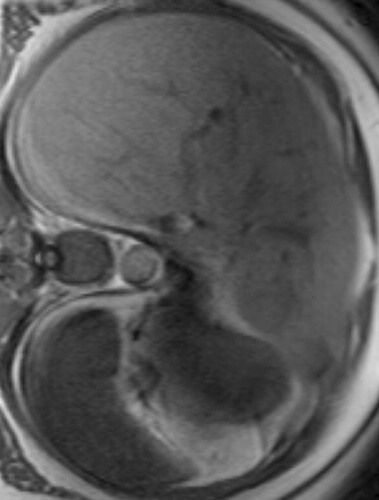
#> input picture liver_tumor_dataset/Normal/001.jpeg, 379 x 500 px, found by its file name; its folder holds only this picture in this run
$ jupyter execute --allow-errors liver_tumour_detection.ipynb   (shell and % lines are left out)
#> lines starting #> are read from the running program, lines starting #| are printed output that depends on the picture
[cell 1]
from google.colab import drive
drive.mount('/content/drive')

import os

%cd "/content"

[cell 2]
base_dataset_folder = "/content/drive/MyDrive/datasets/"
zip_file = "liver_tumor_dataset.zip"
dataset_zip = base_dataset_folder+zip_file

## Liver tumour Detection

### 1) Import Needed Modules

[cell 3]
import os
import cv2
import numpy as np
from PIL import Image
import matplotlib.pyplot as plt
from tqdm import tqdm

from sklearn.model_selection import train_test_split
from tensorflow.keras.callbacks import EarlyStopping
from tensorflow.keras.layers import Dense, BatchNormalization, Activation, Dropout
from tensorflow import keras
from numba import cuda

from tensorflow.keras.layers import Dense, Flatten
from tensorflow.keras.models import Model

from tensorflow.keras.applications.vgg19 import VGG19
from tensorflow.keras.applications.resnet50 import ResNet50
from tensorflow.keras.applications.resnet_v2 import ResNet50V2
from tensorflow.keras.applications.resnet_v2 import ResNet101V2

import tensorflow as tf
tf.compat.v1.logging.set_verbosity(tf.compat.v1.logging.ERROR)
#> (this line was passed over: tensorflow is not available in this run)
os.environ['TF_CPP_MIN_LOG_LEVEL'] = '3'

from sklearn.metrics import accuracy_score,classification_report,confusion_matrix

import ssl
try:
    _create_unverified_https_context = ssl._create_unverified_context
except AttributeError:
    pass
else:
    ssl._create_default_https_context = _create_unverified_https_context

import gc

print("Loading Libraries Done")

### 2) Data loading

[cell 4]
# main_folder = "./rice_leaf_diseases/"
main_folder = "/content/dataset/liver_tumor_dataset"
RANDOM_SEED = 6

categories = os.listdir(main_folder)
try:
    categories.remove(".DS_Store")
except:
    pass
print(categories, len(categories))

[cell 5]
TOTAL_CATEGORIES = len(categories)
IMAGE_SIZE = (224,224,3)

def load_images_labels(categories):
    img_lst=[]
    labels=[]
    for index, category in enumerate(categories):
        print(index, category)
        for image_name in tqdm(os.listdir(main_folder+"/"+category)):
            file_ext = image_name.split(".")[-1]
            if (file_ext.lower() == "jpg") or (file_ext.lower() == "jpeg") or (file_ext.lower() == "png"):
              try:
                    imgname = main_folder+"/"+category+"/"+image_name
                    imgname = imgname.replace("//", "/")
                    img = cv2.imread(imgname)
#> img is the input picture: shape (500, 379, 3); min 0, max 229, mean 87.6
                    img = cv2.resize(img, (IMAGE_SIZE[0], IMAGE_SIZE[1]))
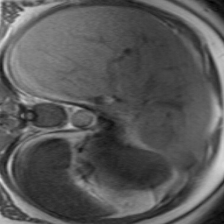
#> img: shape (224, 224, 3); min 2, max 221, mean 87.5
                    img = cv2.cvtColor(img, cv2.COLOR_BGR2RGB)

                    img_rotated_90 = cv2.rotate(img, cv2.ROTATE_90_CLOCKWISE)
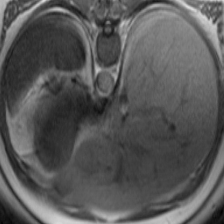
#> img_rotated_90: shape (224, 224, 3); min 2, max 221, mean 87.5
                    img_rotated_180 = cv2.rotate(img, cv2.ROTATE_180)
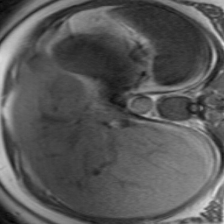
#> img_rotated_180: shape (224, 224, 3); min 2, max 221, mean 87.5
                    img_rotated_270 = cv2.rotate(img, cv2.ROTATE_90_COUNTERCLOCKWISE)
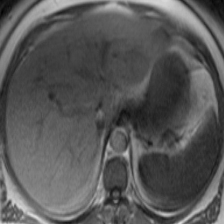
#> img_rotated_270: shape (224, 224, 3); min 2, max 221, mean 87.5
                    img_flip_ver = cv2.flip(img, 0)
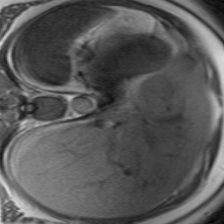
#> img_flip_ver: shape (224, 224, 3); min 2, max 221, mean 87.5
                    img_flip_hor = cv2.flip(img, 1)
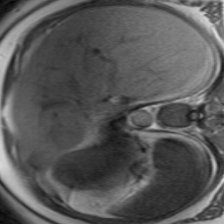
#> img_flip_hor: shape (224, 224, 3); min 2, max 221, mean 87.5

                    img_array = Image.fromarray(img, 'RGB')
                    img_lst.append(np.array(img_array))
                    labels.append(index)

                    img_array = Image.fromarray(img_rotated_90, 'RGB')
                    img_lst.append(np.array(img_array))
                    labels.append(index)

                    img_array = Image.fromarray(img_rotated_90, 'RGB')
                    img_lst.append(np.array(img_array))
                    labels.append(index)

                    img_array = Image.fromarray(img_rotated_180, 'RGB')
                    img_lst.append(np.array(img_array))
                    labels.append(index)

                    img_array = Image.fromarray(img_rotated_270, 'RGB')
                    img_lst.append(np.array(img_array))
                    labels.append(index)

                    img_array = Image.fromarray(img_flip_ver, 'RGB')
                    img_lst.append(np.array(img_array))
                    labels.append(index)

                    img_array = Image.fromarray(img_flip_hor, 'RGB')
                    img_lst.append(np.array(img_array))
                    labels.append(index)

              except:
                    print(imgname)
                    print(img)
#> pass 2 of the loop in load_images_labels, `for index, category in enumerate(categories):`:
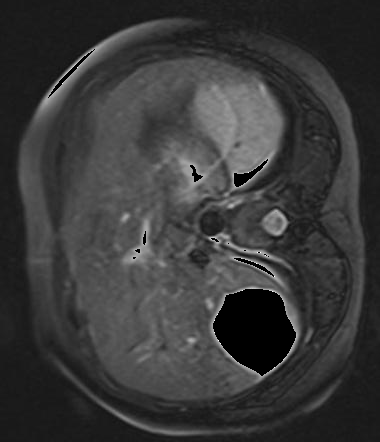
#> input picture liver_tumor_dataset/Tumor/1.png, 380 x 442 px, found by its file name
#> in load_images_labels, img is the input picture: shape (442, 380, 3); min 0, max 255, mean 57.1
#> img: shape (224, 224, 3)
#> in load_images_labels, `img_flip_ver = cv2.flip(img, 0)`:
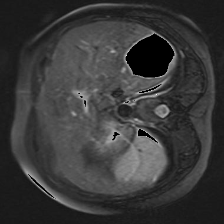
#> img_flip_ver: shape (224, 224, 3); min 0, max 251, mean 57
#> in load_images_labels, `img_flip_hor = cv2.flip(img, 1)`:
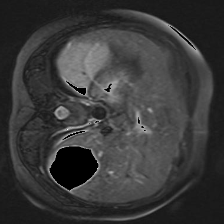
#> img_flip_hor: shape (224, 224, 3); min 0, max 251, mean 57


    return img_lst, labels

images, labels = load_images_labels(categories)
#> images = 14 items; labels = [0, 0, 0, 0, 0, 0, 0, 1, 1, 1, 1, 1, 1, 1]
print()
print("Total Images Loaded:", len(images))
#| Total Images Loaded: 14

[cell 6]
images = np.array(images)
labels = np.array(labels)

[cell 7]
def display_random_images(images, labels):
    plt.figure(1 , figsize = (19 , 10))
    n = 0
    for i in range(9):
        n += 1
        r = np.random.randint(0 , images.shape[0] , 1)

        plt.subplot(3 , 3 , n)
        plt.subplots_adjust(hspace = 0.3 , wspace = 0.3)
        plt.imshow(images[r[0]])

        plt.title('Plant label : {}'.format(labels[r[0]]))
        plt.xticks([])
        plt.yticks([])
#> after the loop, n = 9

    plt.show()

display_random_images(images, labels)

[cell 8]
np.random.seed(RANDOM_SEED)


n = np.arange(images.shape[0])
np.random.shuffle(n)

images = images[n]
labels = labels[n]
#> labels = [1, 1, 0, 1, 0, 1, 0, 1, 0, 0, 0, 0, 1, 1]

- Step 2 - Data normalization

[cell 9]
images = images.astype(np.float32)
labels = labels.astype(np.int8)
images /= 255
print("Images shape after normalization = ",images.shape)
#| Images shape after normalization =  (14, 224, 224, 3)

- Display few random images after normalization

[cell 10]
display_random_images(images, labels)
#> after the loop in display_random_images (call 2), `for i in range(9):`: n = 9
#> in display_random_images (call 2), `plt.show()`:
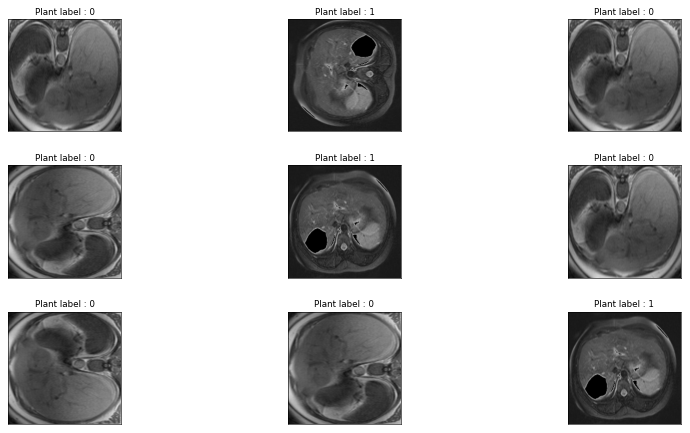
#> figure drawn by matplotlib, 9 panels

- Split dataset for training and testing

[cell 11]
x_train, x_test, y_train, y_test = train_test_split(images, labels, test_size = 0.2, random_state = RANDOM_SEED)
#> y_train = [1, 0, 0, 1, 0, 1, 1, 0, 1, 0, 0]; y_test = [1, 1, 0]


print("x_train shape = ",x_train.shape)
#| x_train shape =  (11, 224, 224, 3)
print("y_train shape = ",y_train.shape)
#| y_train shape =  (11,)
print("\nx_test shape = ",x_test.shape)
#| x_test shape =  (3, 224, 224, 3)
print("y_test shape = ",y_test.shape)
#| y_test shape =  (3,)

[cell 12]
display_random_images(x_train, y_train)
#> after the loop in display_random_images (call 3), `for i in range(9):`: n = 9
#> in display_random_images (call 3), `plt.show()`:
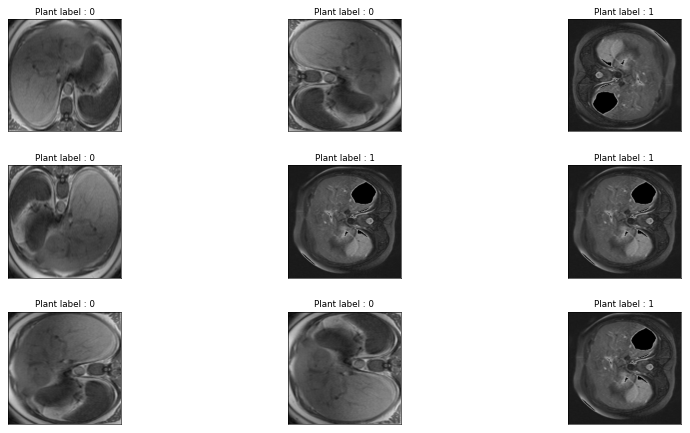
#> figure drawn by matplotlib, 9 panels

[cell 13]
EPOCHS = 10
BATCH_SIZE = 16

## VGG 19

#> (a cell that did not finish here is left out)

#> (a cell that did not finish here is left out)

#> (a cell that did not finish here is left out)

#> (a cell that did not finish here is left out)

#> (a cell that did not finish here is left out)

#> (a cell that did not finish here is left out)

[cell 20]
tf.keras.backend.clear_session()
#> (this line was passed over: tensorflow is not available in this run)
